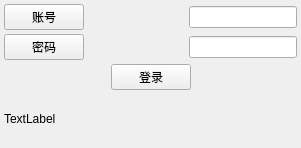
<?xml version="1.0" encoding="UTF-8"?>
<ui version="4.0">
 <class>aPriori_01Class</class>
 <widget class="QMainWindow" name="aPriori_01Class">
  <property name="geometry">
   <rect>
    <x>0</x>
    <y>0</y>
    <width>301</width>
    <height>148</height>
   </rect>
  </property>
  <property name="windowTitle">
   <string>aPriori_01</string>
  </property>
  <widget class="QWidget" name="centralWidget">
   <layout class="QVBoxLayout" name="verticalLayout">
    <property name="spacing">
     <number>4</number>
    </property>
    <property name="leftMargin">
     <number>4</number>
    </property>
    <property name="topMargin">
     <number>4</number>
    </property>
    <property name="rightMargin">
     <number>4</number>
    </property>
    <property name="bottomMargin">
     <number>4</number>
    </property>
    <item>
     <layout class="QHBoxLayout" name="horizontalLayout_7">
      <item>
       <widget class="QPushButton" name="pushButton_3">
        <property name="text">
         <string>账号</string>
        </property>
       </widget>
      </item>
      <item>
       <spacer name="horizontalSpacer_9">
        <property name="orientation">
         <enum>Qt::Horizontal</enum>
        </property>
        <property name="sizeHint" stdset="0">
         <size>
          <width>40</width>
          <height>20</height>
         </size>
        </property>
       </spacer>
      </item>
      <item>
       <widget class="QLineEdit" name="lineEdit_account"/>
      </item>
     </layout>
    </item>
    <item>
     <layout class="QHBoxLayout" name="horizontalLayout_8">
      <item>
       <widget class="QPushButton" name="pushButton_4">
        <property name="text">
         <string>密码</string>
        </property>
       </widget>
      </item>
      <item>
       <spacer name="horizontalSpacer_10">
        <property name="orientation">
         <enum>Qt::Horizontal</enum>
        </property>
        <property name="sizeHint" stdset="0">
         <size>
          <width>40</width>
          <height>20</height>
         </size>
        </property>
       </spacer>
      </item>
      <item>
       <widget class="QLineEdit" name="lineEdit_password"/>
      </item>
     </layout>
    </item>
    <item>
     <layout class="QHBoxLayout" name="horizontalLayout_9">
      <item>
       <spacer name="horizontalSpacer_11">
        <property name="orientation">
         <enum>Qt::Horizontal</enum>
        </property>
        <property name="sizeHint" stdset="0">
         <size>
          <width>40</width>
          <height>20</height>
         </size>
        </property>
       </spacer>
      </item>
      <item>
       <widget class="QPushButton" name="btn_login_in">
        <property name="text">
         <string>登录</string>
        </property>
       </widget>
      </item>
      <item>
       <spacer name="horizontalSpacer_12">
        <property name="orientation">
         <enum>Qt::Horizontal</enum>
        </property>
        <property name="sizeHint" stdset="0">
         <size>
          <width>40</width>
          <height>20</height>
         </size>
        </property>
       </spacer>
      </item>
     </layout>
    </item>
    <item>
     <widget class="QLabel" name="label_error">
      <property name="text">
       <string>TextLabel</string>
      </property>
     </widget>
    </item>
   </layout>
  </widget>
 </widget>
 <layoutdefault spacing="6" margin="11"/>
 <resources>
  <include location="aPriori_01.qrc"/>
 </resources>
 <connections/>
</ui>
